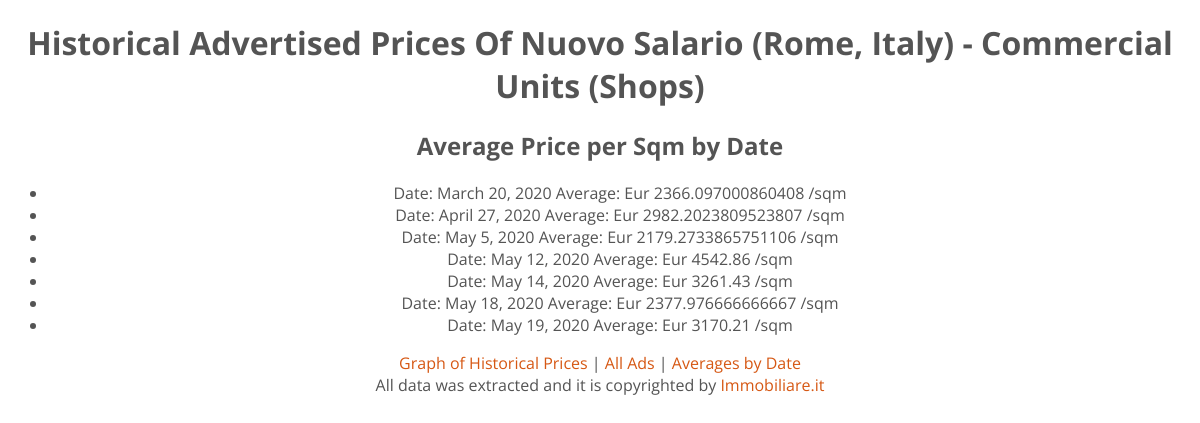
The page /average on the database as committed earlier.
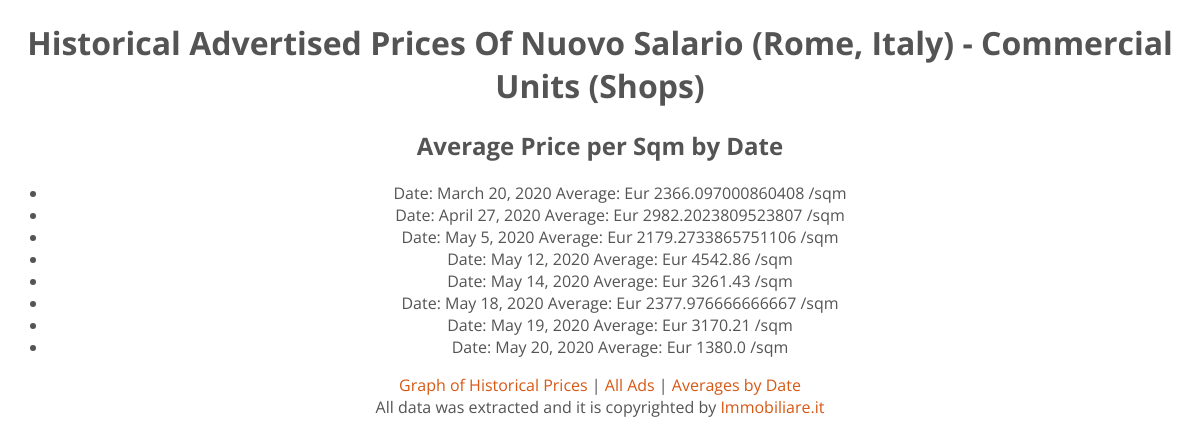
The same page on the database as committed later.
### graph/models.py (models this page shows)
class Shop(models.Model):
	webid = models.CharField(max_length=35)
	link = models.URLField(max_length=128, blank=True)
	price = models.CharField(max_length=95)
	description = models.CharField(max_length=100)
	area = models.CharField(max_length=32)
	pricepersqm = models.FloatField(max_length=40)
	date = models.DateField(default=date.today)

### graph/views.py (the view)
# urls.py: path('average', avg.as_view()),
class avg(TemplateView):
	template_name = "average.html"
	title = "Average Price per Sqm by Date"
	def shops(self):
		return Shop.objects.values('date').annotate(averageprice = Avg('pricepersqm')).order_by('date')

### NuovoSalario/templates/average.html
{% extends 'base.html' %}
{% block content %}
<h1> {{ view.title }}</h1>
<ul>
	{% for shop in view.shops %}
	<li> Date:
		{{ shop.date }}
		Average: Eur
		{{ shop.averageprice }} /sqm
	</li>
	{% endfor %}
</ul>
{% endblock content %}

### NuovoSalario/templates/base.html (shortened to what this page needs)
{% load static %}
<!DOCTYPE html>
<html>
<head>
	<link href="{% static 'main.css' %}" rel="stylesheet" type="text/css">
</head>
<body>
	<div id="wrapper">
        <h1> Historical Advertised Prices Of Nuovo Salario (Rome, Italy) - Commercial Units (Shops)</h1>
        <section id="main">
            {% block content %}{% endblock content %}
		</section>
    </div>
    <div id="wrapper">
        <div id="buttons">
            <a href="/"> Graph of Historical Prices</a>
            |
            <a href="/allads"> All Ads </a>
            |
            <a href="/average"> Averages by Date </a>
        </div>
		<footer id="footer">All data was extracted and it is copyrighted by
            <a href="http://www.immobiliare.it">Immobiliare.it</a>
        </footer>
    </div>
</body>
</html>

### NuovoSalario/static/main.css (style rules this page uses)
body { font-family: 'Open Sans', Sans Serif; font-weight: 400; color: #545454; -webkit-font-smoothing: antialiased; text-align: center; }
a { text-decoration: none; color: #d65814; }

Rows that differ between the two databases and show on the page:
added Shop: date "May 20, 2020", averageprice "1380.0"
